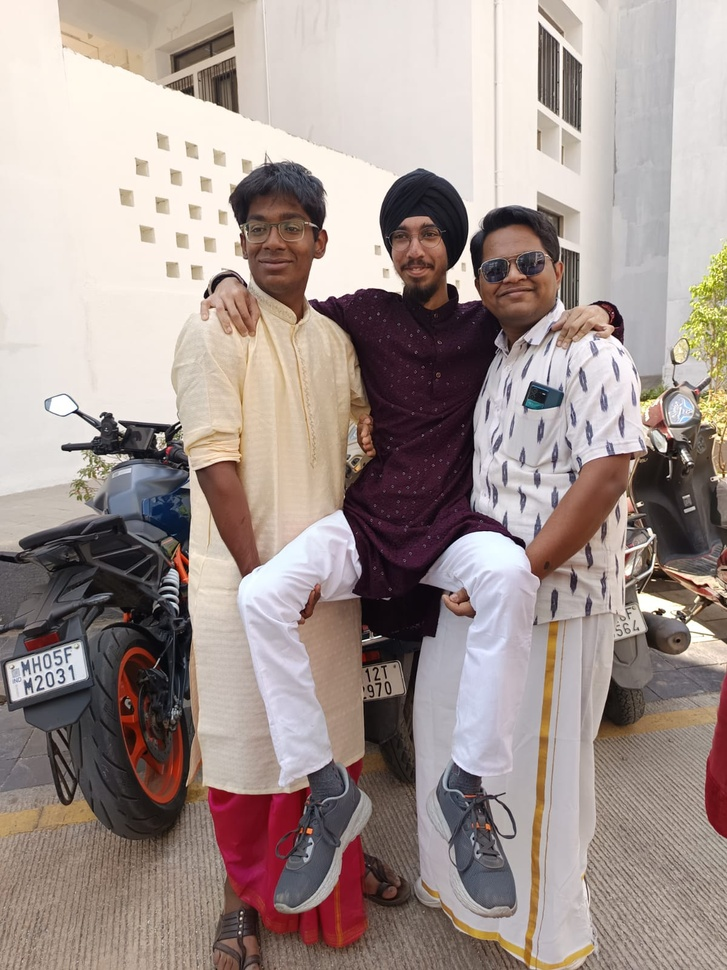
#> input picture 1st_sem/Digital_Image_Enhancement/codes/14_aug/image.jpeg, 727 x 970 px, shrunk from 1200 x 1600 before the run
$ jupyter execute code.ipynb
#> lines starting #> are read from the running program, lines starting #| are printed output that depends on the picture
[cell 1]
import numpy as np
import matplotlib.pyplot as plt
from PIL import Image

[cell 2]
img = np.random.randint(0,255,(255,200), dtype = np.uint8)

[cell 3]
print("Pixel Grid [10 x 10]: ")
print(img)
plt.imshow(img, cmap='gray')
plt.show()
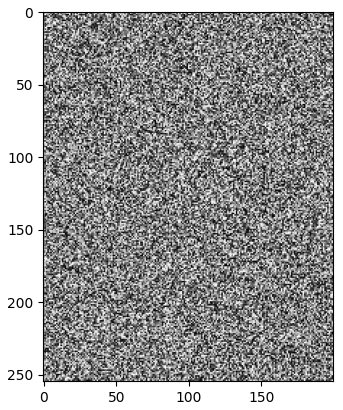
#> figure drawn by matplotlib, 1 panel

[cell 4]
try:
    img = Image.open("image.jpeg")
#> img is the input picture: PIL image 727x970 RGB; mean R, G, B 162.7, 148.5, 143.9

    if img.mode != 'L':
        img = img.convert('L')
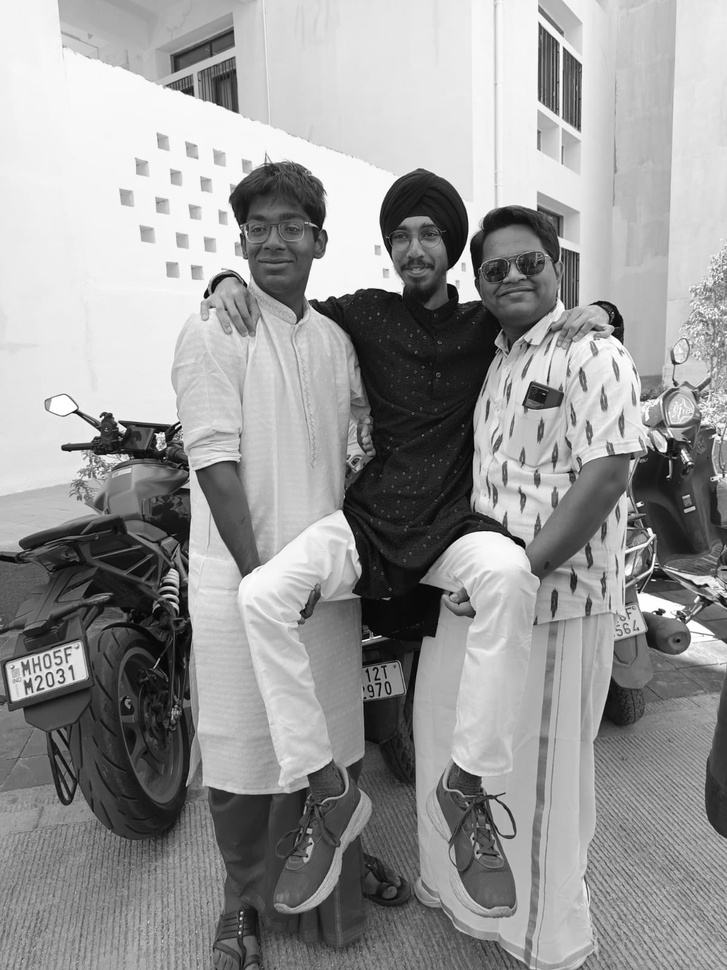
#> img: PIL image 727x970 L; min 0, max 255, mean 152.2

    img_array = np.array(img)

    print("Image Loaded: {img}")
    print(f"Image shape: {img_array.shape}")
#| Image shape: (970, 727)
    print(f"Pixel Values range: {img_array.min()} to {img_array.max()}")
#| Pixel Values range: 0 to 255
    print("\n First 10 x 10 pixels (top-left corner): ")
    print(img_array[:10, :10])
#| [[244 244 244 244 244 244 244 244 244 244]
#|  [244 244 244 244 244 244 244 244 244 244]
#|  [244 244 244 244 244 244 244 244 244 244]
#|  [244 244 244 244 244 244 244 244 244 244]
#|  [244 244 244 244 244 244 244 244 244 244]
#|  [244 244 244 244 244 244 244 244 244 244]
#|  [244 244 244 244 244 244 244 244 244 244]
#|  [244 244 244 244 244 244 244 244 244 244]
#|  [244 244 244 244 244 244 244 244 244 244]
#|  [244 244 244 244 244 244 244 244 244 244]]

    #display the image

    plt.figure(figsize=(8,6))
    plt.imshow(img_array)
    plt.title(f"Loaded Image")
    plt.axis('off')
    plt.show()

except FileNotFoundError:
    print("Error")

Increasing Brightness

[cell 5]
bright = np.clip(img_array + 50, 0, 255).astype(np.uint8)
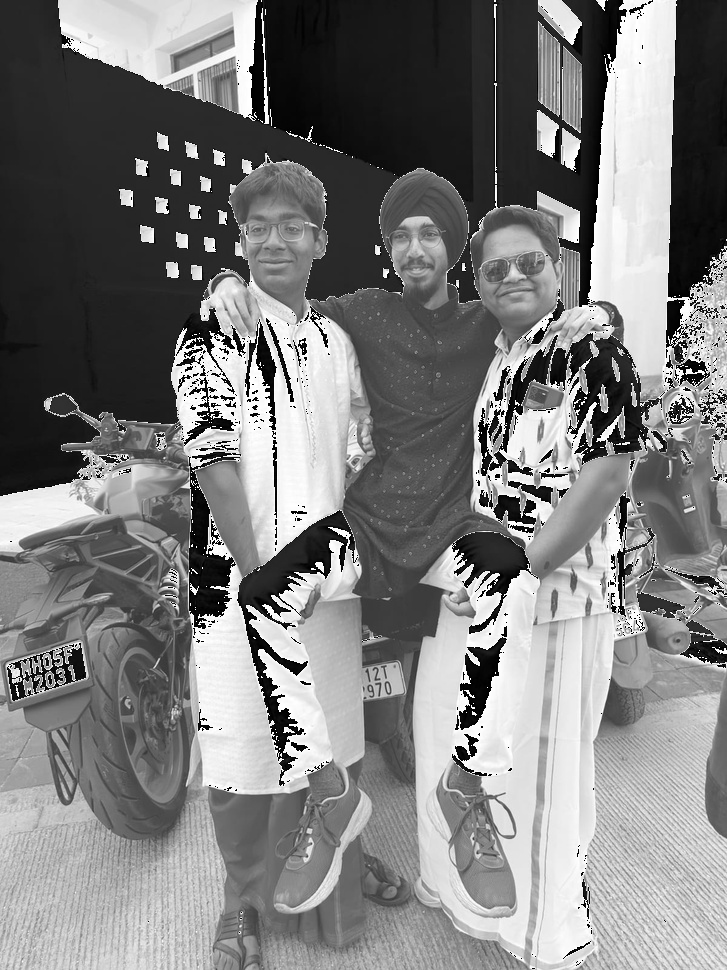
#> bright: shape (970, 727); min 0, max 255, mean 125.9
